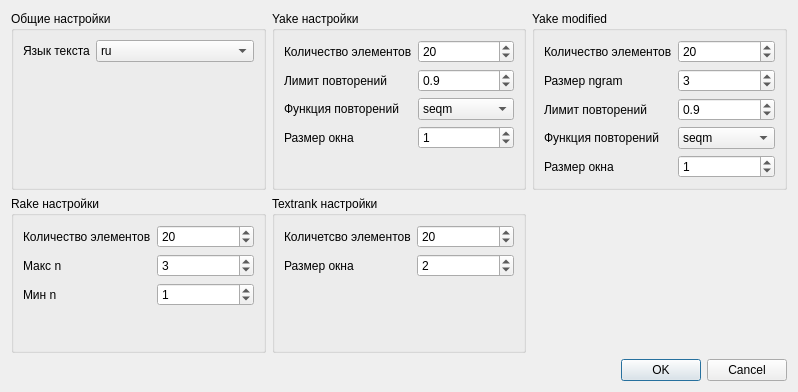
<?xml version="1.0" encoding="UTF-8"?>
<ui version="4.0">
 <class>Settings</class>
 <widget class="QDialog" name="Settings">
  <property name="geometry">
   <rect>
    <x>0</x>
    <y>0</y>
    <width>798</width>
    <height>392</height>
   </rect>
  </property>
  <property name="windowTitle">
   <string>Dialog</string>
  </property>
  <layout class="QGridLayout" name="gridLayout">
   <item row="0" column="2">
    <widget class="QGroupBox" name="yakemodified_groupbox">
     <property name="sizePolicy">
      <sizepolicy hsizetype="Preferred" vsizetype="Preferred">
       <horstretch>0</horstretch>
       <verstretch>0</verstretch>
      </sizepolicy>
     </property>
     <property name="title">
      <string>Yake modified</string>
     </property>
     <layout class="QFormLayout" name="formLayout_3">
      <item row="1" column="0">
       <widget class="QLabel" name="yakemodified_ngram_size_label">
        <property name="text">
         <string>Размер ngram</string>
        </property>
       </widget>
      </item>
      <item row="1" column="1">
       <widget class="QSpinBox" name="yakemodified_ngram_size">
        <property name="value">
         <number>3</number>
        </property>
       </widget>
      </item>
      <item row="2" column="0">
       <widget class="QLabel" name="yakemodified_dedup_lim_label">
        <property name="text">
         <string>Лимит повторений</string>
        </property>
       </widget>
      </item>
      <item row="2" column="1">
       <widget class="QDoubleSpinBox" name="yakemodified_dedup_lim">
        <property name="decimals">
         <number>1</number>
        </property>
        <property name="value">
         <double>0.900000000000000</double>
        </property>
       </widget>
      </item>
      <item row="3" column="0">
       <widget class="QLabel" name="yakemodified_dedup_func_label">
        <property name="text">
         <string>Функция повторений</string>
        </property>
       </widget>
      </item>
      <item row="3" column="1">
       <widget class="QComboBox" name="yakemodified_dedup_func">
        <item>
         <property name="text">
          <string>seqm</string>
         </property>
        </item>
        <item>
         <property name="text">
          <string>jaro</string>
         </property>
        </item>
        <item>
         <property name="text">
          <string>levs</string>
         </property>
        </item>
        <item>
         <property name="text">
          <string/>
         </property>
        </item>
       </widget>
      </item>
      <item row="4" column="0">
       <widget class="QLabel" name="yakemodified_window_size_label">
        <property name="text">
         <string>Размер окна</string>
        </property>
       </widget>
      </item>
      <item row="4" column="1">
       <widget class="QSpinBox" name="yakemodified_window_size">
        <property name="value">
         <number>1</number>
        </property>
       </widget>
      </item>
      <item row="0" column="0">
       <widget class="QLabel" name="yakemodified_top_label">
        <property name="text">
         <string>Количество элементов</string>
        </property>
       </widget>
      </item>
      <item row="0" column="1">
       <widget class="QSpinBox" name="yakemodified_top">
        <property name="value">
         <number>20</number>
        </property>
       </widget>
      </item>
     </layout>
    </widget>
   </item>
   <item row="0" column="1">
    <widget class="QGroupBox" name="yake_groupbox">
     <property name="enabled">
      <bool>true</bool>
     </property>
     <property name="sizePolicy">
      <sizepolicy hsizetype="Preferred" vsizetype="Preferred">
       <horstretch>0</horstretch>
       <verstretch>0</verstretch>
      </sizepolicy>
     </property>
     <property name="title">
      <string>Yake настройки</string>
     </property>
     <layout class="QFormLayout" name="formLayout">
      <item row="1" column="0">
       <widget class="QLabel" name="yake_lim_label">
        <property name="text">
         <string>Лимит повторений</string>
        </property>
       </widget>
      </item>
      <item row="1" column="1">
       <widget class="QDoubleSpinBox" name="yake_dedup_lim">
        <property name="decimals">
         <number>1</number>
        </property>
        <property name="value">
         <double>0.900000000000000</double>
        </property>
       </widget>
      </item>
      <item row="2" column="0">
       <widget class="QLabel" name="yake_dedup_func_label">
        <property name="text">
         <string>Функция повторений</string>
        </property>
       </widget>
      </item>
      <item row="2" column="1">
       <widget class="QComboBox" name="yake_dedup_func">
        <item>
         <property name="text">
          <string>seqm</string>
         </property>
        </item>
        <item>
         <property name="text">
          <string>jaro</string>
         </property>
        </item>
        <item>
         <property name="text">
          <string>levs</string>
         </property>
        </item>
       </widget>
      </item>
      <item row="3" column="0">
       <widget class="QLabel" name="yake_window_size_label">
        <property name="text">
         <string>Размер окна</string>
        </property>
       </widget>
      </item>
      <item row="3" column="1">
       <widget class="QSpinBox" name="yake_window_size">
        <property name="sizePolicy">
         <sizepolicy hsizetype="Preferred" vsizetype="Fixed">
          <horstretch>0</horstretch>
          <verstretch>0</verstretch>
         </sizepolicy>
        </property>
        <property name="value">
         <number>1</number>
        </property>
       </widget>
      </item>
      <item row="0" column="0">
       <widget class="QLabel" name="top_label">
        <property name="text">
         <string>Количество элементов</string>
        </property>
       </widget>
      </item>
      <item row="0" column="1">
       <widget class="QSpinBox" name="yake_top">
        <property name="sizePolicy">
         <sizepolicy hsizetype="Preferred" vsizetype="Fixed">
          <horstretch>0</horstretch>
          <verstretch>0</verstretch>
         </sizepolicy>
        </property>
        <property name="value">
         <number>20</number>
        </property>
       </widget>
      </item>
     </layout>
    </widget>
   </item>
   <item row="1" column="0">
    <widget class="QGroupBox" name="groupBox">
     <property name="title">
      <string>Rake настройки</string>
     </property>
     <layout class="QFormLayout" name="formLayout_4">
      <item row="1" column="0">
       <widget class="QLabel" name="label">
        <property name="text">
         <string>Макс n</string>
        </property>
       </widget>
      </item>
      <item row="2" column="0">
       <widget class="QLabel" name="label_2">
        <property name="text">
         <string>Мин n</string>
        </property>
       </widget>
      </item>
      <item row="1" column="1">
       <widget class="QSpinBox" name="rake_max_n">
        <property name="value">
         <number>3</number>
        </property>
       </widget>
      </item>
      <item row="2" column="1">
       <widget class="QSpinBox" name="rake_min_n">
        <property name="value">
         <number>1</number>
        </property>
       </widget>
      </item>
      <item row="0" column="0">
       <widget class="QLabel" name="label_6">
        <property name="text">
         <string>Количество элементов</string>
        </property>
       </widget>
      </item>
      <item row="0" column="1">
       <widget class="QSpinBox" name="rake_top">
        <property name="value">
         <number>20</number>
        </property>
       </widget>
      </item>
     </layout>
    </widget>
   </item>
   <item row="0" column="0">
    <widget class="QGroupBox" name="global_box">
     <property name="title">
      <string>Общие настройки</string>
     </property>
     <layout class="QFormLayout" name="formLayout_2">
      <item row="0" column="0">
       <widget class="QLabel" name="lang_label">
        <property name="text">
         <string>Язык текста</string>
        </property>
       </widget>
      </item>
      <item row="0" column="1">
       <widget class="QComboBox" name="lang">
        <item>
         <property name="text">
          <string>ru</string>
         </property>
        </item>
        <item>
         <property name="text">
          <string>en</string>
         </property>
        </item>
       </widget>
      </item>
     </layout>
    </widget>
   </item>
   <item row="2" column="0" colspan="3">
    <widget class="QDialogButtonBox" name="buttonBox">
     <property name="sizePolicy">
      <sizepolicy hsizetype="Minimum" vsizetype="Fixed">
       <horstretch>0</horstretch>
       <verstretch>0</verstretch>
      </sizepolicy>
     </property>
     <property name="orientation">
      <enum>Qt::Horizontal</enum>
     </property>
     <property name="standardButtons">
      <set>QDialogButtonBox::Cancel|QDialogButtonBox::Ok</set>
     </property>
    </widget>
   </item>
   <item row="1" column="1">
    <widget class="QGroupBox" name="groupBox_2">
     <property name="title">
      <string>Textrank настройки</string>
     </property>
     <layout class="QFormLayout" name="formLayout_5">
      <item row="1" column="0">
       <widget class="QLabel" name="label_3">
        <property name="text">
         <string>Размер окна</string>
        </property>
       </widget>
      </item>
      <item row="0" column="0">
       <widget class="QLabel" name="label_4">
        <property name="text">
         <string>Количетсво элементов</string>
        </property>
       </widget>
      </item>
      <item row="0" column="1">
       <widget class="QSpinBox" name="textrank_top">
        <property name="value">
         <number>20</number>
        </property>
       </widget>
      </item>
      <item row="1" column="1">
       <widget class="QSpinBox" name="textrank_window_size">
        <property name="value">
         <number>2</number>
        </property>
       </widget>
      </item>
     </layout>
    </widget>
   </item>
  </layout>
 </widget>
 <resources/>
 <connections>
  <connection>
   <sender>buttonBox</sender>
   <signal>accepted()</signal>
   <receiver>Settings</receiver>
   <slot>accept()</slot>
   <hints>
    <hint type="sourcelabel">
     <x>248</x>
     <y>254</y>
    </hint>
    <hint type="destinationlabel">
     <x>157</x>
     <y>274</y>
    </hint>
   </hints>
  </connection>
  <connection>
   <sender>buttonBox</sender>
   <signal>rejected()</signal>
   <receiver>Settings</receiver>
   <slot>reject()</slot>
   <hints>
    <hint type="sourcelabel">
     <x>316</x>
     <y>260</y>
    </hint>
    <hint type="destinationlabel">
     <x>286</x>
     <y>274</y>
    </hint>
   </hints>
  </connection>
 </connections>
</ui>
